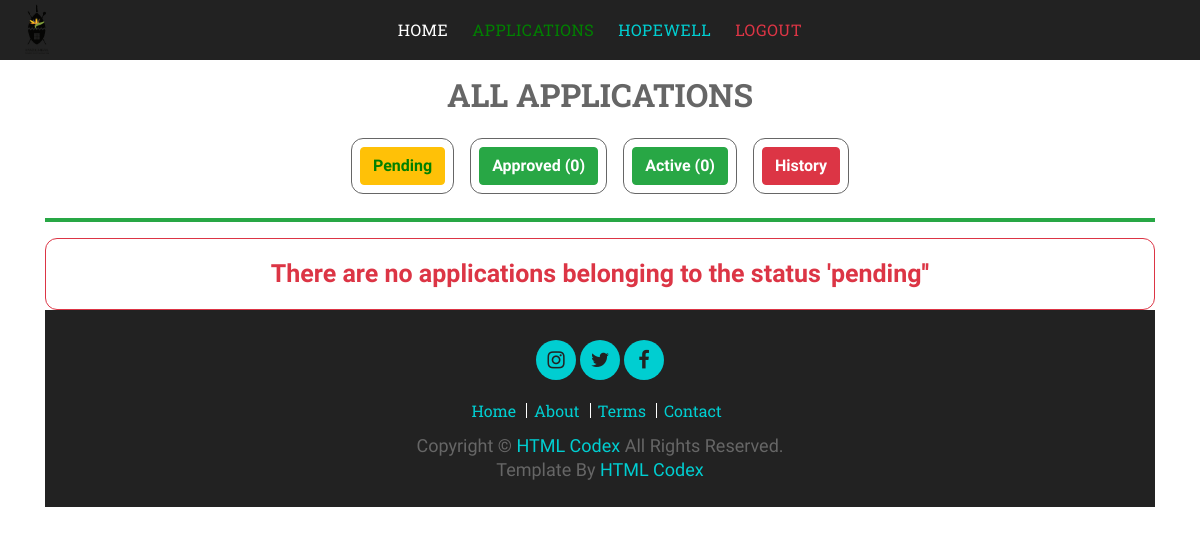
/Applications (signed in), run on an earlier commit of the app's database.
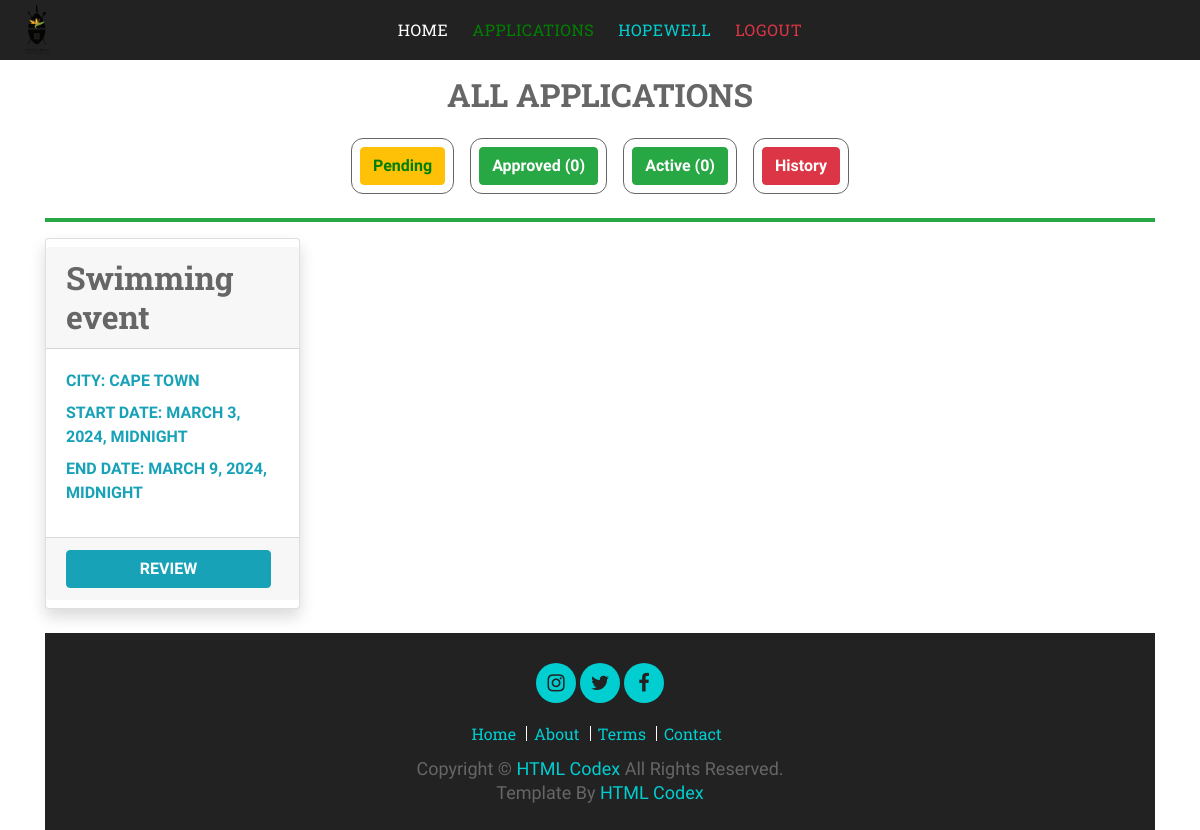
And on a later commit of the database.
### MyApp/models.py (models this page shows)
class Application(models.Model):
    ApplicationId = models.AutoField(primary_key=True)
    user = models.ForeignKey(User,blank=True,null=True,on_delete=models.CASCADE)
    FederationPersonel = models.ForeignKey(FederationPersonel,blank=True,null=True,on_delete=models.CASCADE)
    EventName = models.CharField(max_length=255)
    StartDate = models.DateTimeField(max_length=255)
    EndDate = models.DateTimeField(max_length=255)
    HostCity = models.CharField(max_length=255)
    HostProvince =models.CharField(max_length=255)
    ReportSubmitAgreement = models.BooleanField(default=False)
    NumberOfTeam = models.IntegerField()
    MethodOfSelection = models.CharField(max_length=255)
    SelectionApprovedDate = models.DateField(max_length=255)
    TravelDateTime = models.DateTimeField(max_length=255)
    ModeOfTravel = models.CharField(max_length=255)
    CodeOfConductAcceped = models.BooleanField(default=False)
    RegulationsInterestDeclaration  = models.CharField(max_length=300, default='NotProvided')
    RegulationsInterestDeclaration  = models.CharField(max_length=300, default='NotProvided')
    SelectionCriteriaProtocols = models.CharField(max_length=300, default='NotProvided')
    GeneralRegulationSelectionProcedure  =models.CharField(max_length=300, default='NotProvided')
    DocumentationOfSelectionSubmitted = models.CharField(max_length=300, default='NotProvided')
    TeamOfficialDuties = models.CharField(max_length=300, default='NotProvided')
    AcceptanceOfTeamAppointment = models.CharField(max_length=300, default='NotProvided')
    HighPerformancePlan = models.CharField(max_length=300, default='NotProvided')
    EventInvitation  = models.CharField(max_length=300, default='NotProvided')
    ApplicationDate  = models.DateTimeField(default=datetime.now())
    Step = models.CharField(max_length=255, default='start')
    ApplicationStatus = models.CharField(max_length=255, default='Oncreate')
    isHistory = models.BooleanField(default=False)
    DateCreated = models.DateTimeField(default=datetime.now())
    DeclineReason = models.TextField(blank=True, null=True)
    CancelReason = models.TextField(blank=True, null=True)
    ApparelLetters = models.CharField(max_length=300, blank=True, null=True)

### MyApp/views.py (the view)
# urls.py: path('Applications', views.Applications, name="Applications"),
@login_required
def Applications(request):
    pending = Application.objects.filter(ApplicationStatus = "Pending")
    numApproved =  countObj(Application.objects.filter(ApplicationStatus = "Approved"))
    numActive = countObj(Application.objects.filter(ApplicationStatus = "Active"))
    print()
    print("pending: ", pending)
    informationOBJ = {
        "applications":pending,
        "status":"pending",
        "numApproved":numApproved,
        "numActive":numActive
    }
    return render(request, 'MyApp/allApplication.html', informationOBJ)

### MyApp/views.py (called while the page is built)
def countObj(list):
    numItem = 0
    for item in list:
        numItem += 1
    return numItem

### MyApp/templates/MyApp/allApplication.html (shortened to what the changed rows need)
{% extends "MyApp/base.html" %}
{% block content %}
    {% load static %}
    <div class="container">
        <div style="padding:1rem" class="text-center text-info">
            <h2>
                <b class="text-uppercase font-weight-bold">All Applications</b>
            </h2>
        </div>
        <div>
            {% if applications %}
                <div class="row">
                    {% for application in applications %}
                        <div class="col-xl-3 col-md-6 mb-4">
                            <div class="card border-left-primary shadow h-100 py-2">
                                <div class="card-header">
                                    <h2>
                                        {{application.EventName}}
                                    </h2>
                                </div>
                                <div class="card-body">
                                    <div class="no-gutters align-items-center">
                                        <div class="col mr-2" style="display:flex; justify-content: space-between;">
                                            <div class="text-xs font-weight-bold text-info text-uppercase mb-1" >
                                                <label>
                                                    <b>City: {{application.HostCity}}</b>
                                                </label><br/>
                                                <label>
                                                    <b>Start Date: {{application.StartDate}}</b>
                                                </label><br/>
                                                <label>
                                                    <b>End date: {{application.EndDate}}</b>
                                                </label><br/>
                                            </div>
                                        </div>
                                    </div>
                                </div>
                                <div class="card-footer">
                                    <div class="row no-gutters align-items-center">
                                        <div class="col mr-2" style="display:flex;">
                                                <a class="text-center btn btn-info  text-uppercase font-weight-bold text-xs" href="{% url 'Application_review' applicationId=application.ApplicationId %}" style="width:100%">
                                                    review
                                                </a>
                                        </div>
                                    </div>
                                </div>
                            </div>
                        </div>
                    {% endfor%}
                </div>
            {% else %}
                <div style="padding:1rem; display:flex; justify-content:center; font-size:25px; border:solid 1px; border-radius:12px " class="text-danger">
                    <b>
                        There are no applications belonging to the status '{{status}}''
                    </b>
                </div>
            {% endif %}
{% endblock %}

What changed in the data, as far as the page shows it:
added Application: EventName "Swimming event", HostCity "CAPE TOWN", StartDate "MARCH 3, 2024, MIDNIGHT", EndDate "MARCH 9, 2024, MIDNIGHT"
Also different on the page:
{{ status }}: "pending" → (not shown)
text no longer shown: "There are no applications belonging to the status ' ''"
